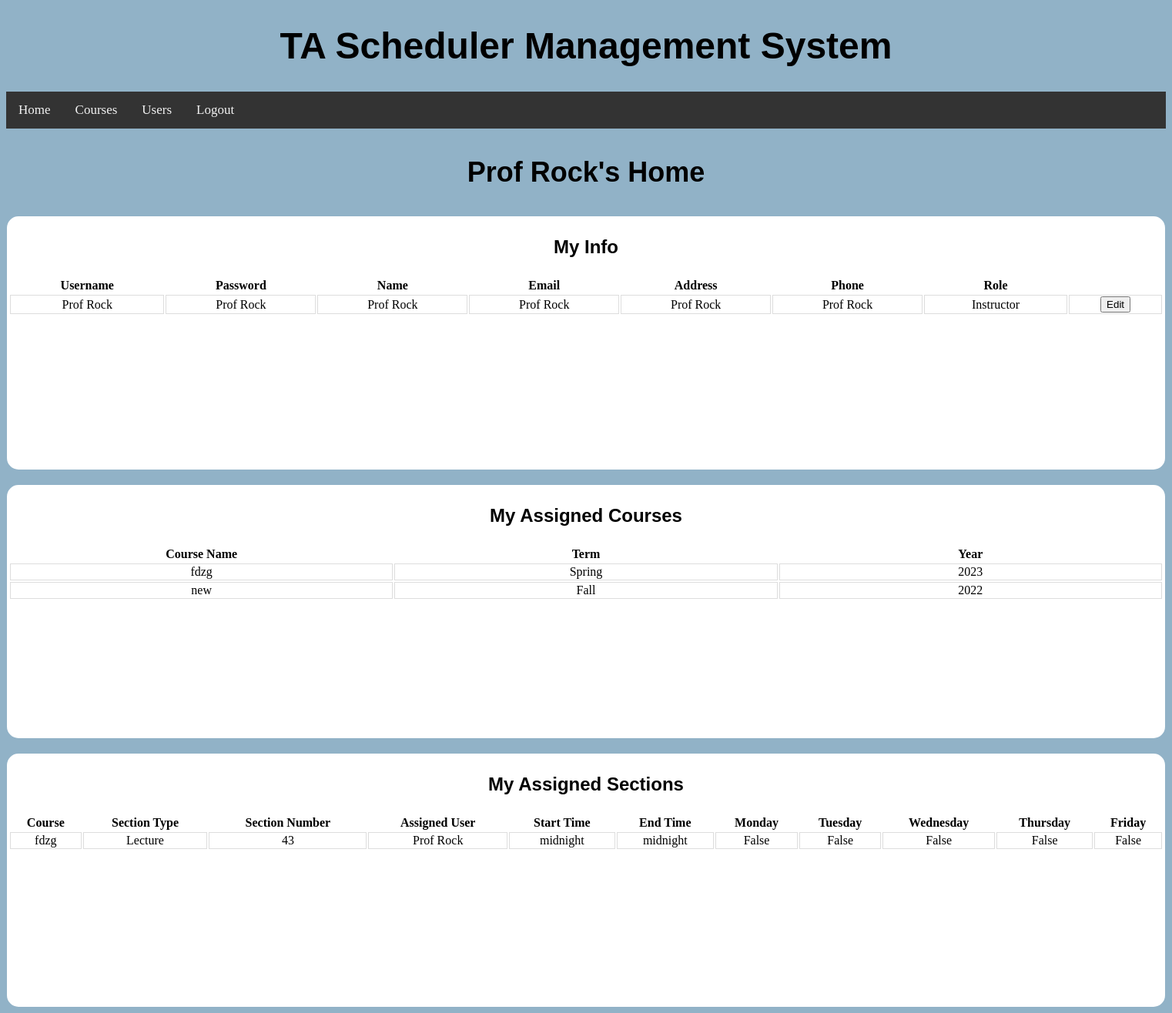
The page /home/ (signed in) on the database as committed earlier.
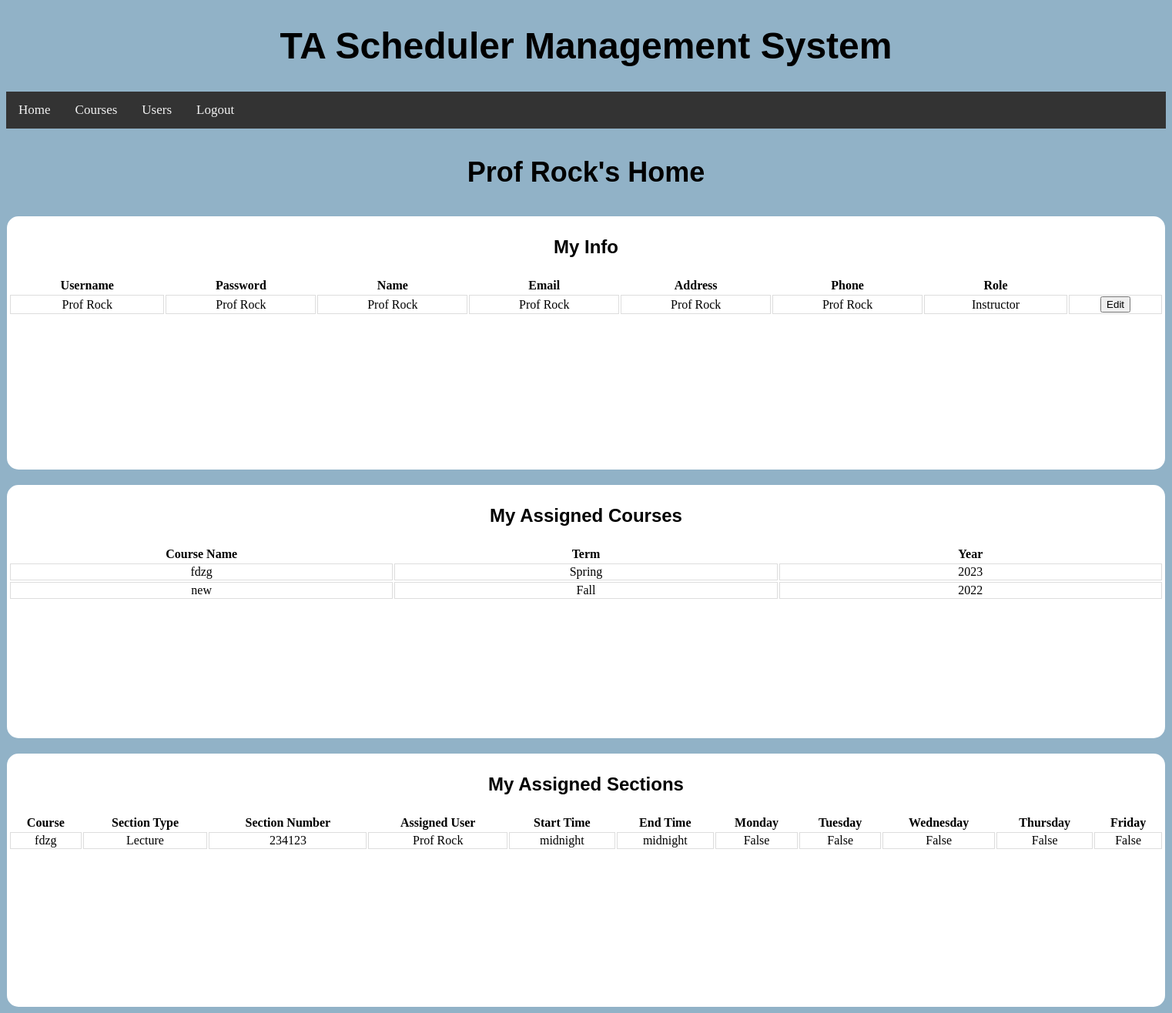
The same page on the database as committed later.
### BackendWork/models.py (models this page shows, shortened)
class MyUser(models.Model):
    ROLE_CHOICES = (('Teaching Assistant', 'TEACHING_ASSISTANT'), ('Instructor', 'INSTRUCTOR'), ('Admin', 'ADMIN'))
    username = models.CharField(max_length=20, unique=True)
    password = models.CharField(max_length=20)
    name = models.CharField(max_length=20)
    email = models.CharField(max_length=20)
    address = models.CharField(max_length=72)
    phone = models.CharField(max_length=10)
    role = models.CharField(max_length=30, choices=ROLE_CHOICES, default='Teaching Assistant')
    assignedClasses = models.ManyToManyField(ClassList, null=True, blank=True)
    def __str__(self):
        return self.username

class ClassList(models.Model):
    TERM_CHOICES = (('Summer', 'SUMMER'), ('Fall', 'FALL'), ('Winter', 'WINTER'), ('Spring', 'SPRING'))
    name = models.CharField(max_length=20, unique=True)
    term = models.CharField(max_length=30, choices=TERM_CHOICES, default='Fall')
    year = models.IntegerField(default=2022)
    def __str__(self):
        return self.name

class Section(models.Model):
    SCHEDULE_CHOICES = (('Sunday', 'SUNDAY'), ('Monday', 'MONDAY'), ('Tuesday', 'TUESDAY'), ('Wednesday', 'WEDNESDAY'), ('Thursday', 'THURSDAY'), ('Friday', 'FRIDAY'), ('Saturday', 'SATURDAY'))
    SECTION_TYPE_CHOICES = (('Discussion', 'DISCUSSION'), ('Lab', 'LAB'), ('Lecture', 'LECTURE'))
    Class = models.ForeignKey(ClassList, on_delete=models.SET_NULL, null=True)
    assignedUser = models.ForeignKey(MyUser, on_delete=models.SET_NULL, null=True, blank=True)
    sectionNumber = models.IntegerField(default=0)
    sectionType = models.CharField(max_length=30, choices=SECTION_TYPE_CHOICES, default='Discussion')
    monday = models.BooleanField(default=False)
    tuesday = models.BooleanField(default=False)
    wednesday = models.BooleanField(default=False)
    thursday = models.BooleanField(default=False)
    friday = models.BooleanField(default=False)
    startTime = models.TimeField(default=time(0,0,0))
    endTime = models.TimeField(default=time(0,0,0))

### BackendWork/views.py (the view, shortened to what this page needs)
# urls.py: 2. Add a URL to urlpatterns:  path('', Home.as_view(), name='home')
class Home(View):
    def get(self, request):
        try:
            request.session["user"]
        except:
            return redirect("/")
        return render(request, "home.html", {'sessionUser': MyUser.objects.get(username=request.session["user"]),
                                             'courses': MyUser.objects.get(
                                                 username=request.session["user"]).assignedClasses.all(),
                                             'sections': Section.objects.filter(
                                                 assignedUser=MyUser.objects.get(username=request.session["user"]))})

### templates/home.html (shortened to what this page needs)
<!DOCTYPE html>
{% load static %}
<html lang="en">
<head>
    <link rel="stylesheet" type="text/css" href="{% static 'css\home.css' %}"/>
</head>
<div class="navContainer">
    <header class="header">
        <h1><a>TA Scheduler Management System</a></h1>
    </header>
    <div class="navigation">
        <li><a href="/home/">Home</a></li>
        <li><a href="/courses/">Courses</a></li>
        <li><a href="/users/">Users</a></li>
        <li><a href="/">Logout</a></li>
    </div>
</div>
<body>
<p class="title">{{ sessionUser.username }}'s Home</p>
<div class="container">
    <p class=header>My Info</p>
    <div class="containerbox">
        <table>
            <tr>
                <th>Username</th>
                <th>Password</th>
                <th>Name</th>
                <th>Email</th>
                <th>Address</th>
                <th>Phone</th>
                <th>Role</th>
            </tr>
            <tr>
                {% if editing == "allowed" %}
                    <form action="" method="post">
                        {% csrf_token %}
                        <td><input name="username" placeholder="{{ sessionUser.username }}"></td>
                        <td><input name="password" placeholder="{{ sessionUser.password }}"></td>
                        <td><input name="name" placeholder="{{ sessionUser.name }}"></td>
                        <td><input name="email" placeholder="{{ sessionUser.email }}"></td>
                        <td><input name="address" placeholder="{{ sessionUser.address }}"></td>
                        <td><input name="phone" placeholder="{{ sessionUser.phone }}"></td>
                        <td>{{ sessionUser.role }}</td>
                        <td>
                            <button name="saveEditUser" value="{{ sessionUser.username }}">Save</button>
                    </form>
                    <td>
                        <a href="/home/">
                            <button>Cancel</button>
                        </a>
                        {% else %}
                    <td>{{ sessionUser.username }}</td>
                    <td>{{ sessionUser.password }}</td>
                    <td>{{ sessionUser.name }}</td>
                    <td>{{ sessionUser.email }}</td>
                    <td>{{ sessionUser.address }}</td>
                    <td>{{ sessionUser.phone }}</td>
                    <td>{{ sessionUser.role }}</td>
                    <form action="" method="post">
                        <td>
                            <button name="editUser" value="{{ sessionUser.username }}">Edit</button>
                        </td>
                    </form>
                {% endif %}
            </tr>
        </table>
    </div>
</div>
<div class="container">
    <p class=header>My Assigned Courses</p>
    <div class="containerbox">
        <table>
            <tr>
                <th>Course Name</th>
                <th>Term</th>
                <th>Year</th>
            </tr>
            {% for i in courses %}
                <tr>
                    <td class="items">{{ i.name }}</td>
                    <td class="items">{{ i.term }}</td>
                    <td class="items">{{ i.year }}</td>
                </tr>
            {% endfor %}
        </table>
    </div>
</div>
<div class="container">
    <p class=header>My Assigned Sections</p>
    <div class="containerbox">
        <table>
            <tr>
                <th>Course</th>
                <th>Section Type</th>
                <th>Section Number</th>
                <th>Assigned User</th>
                <th>Start Time</th>
                <th>End Time</th>
                <th>Monday</th>
                <th>Tuesday</th>
                <th>Wednesday</th>
                <th>Thursday</th>
                <th>Friday</th>
            </tr>
            {% for i in sections %}
                <tr>
                    <td>{{ i.Class }}</td>
                    <td>{{ i.sectionType }}</td>
                    <td>{{ i.sectionNumber }}</td>
                    <td>{{ i.assignedUser }}</td>
                    <td>{{ i.startTime }}</td>
                    <td>{{ i.endTime }}</td>
                    <td>{{ i.monday }}</td>
                    <td>{{ i.tuesday }}</td>
                    <td>{{ i.wednesday }}</td>
                    <td>{{ i.thursday }}</td>
                    <td>{{ i.friday }}</td>
                </tr>
            {% endfor %}
        </table>
    </div>
</div>
</body>
</html>

### TAScheduler/static/css/home.css (style rules this page uses)
html { background: rgb(145, 178, 199); }
.header { font-family: 'Ubuntu', sans-serif; font-weight: bold; font-size: 24px; text-align: center; }
.title { font-family: 'Ubuntu', sans-serif; font-weight: bold; font-size: 36px; text-align: center; }
.container { margin-top: 20px; margin-left: auto; margin-right: auto; width: 1500px; height: 325px; flex-direction: row; justify-content: center; align-items: center; border: 2px solid White; border-radius: 15px; background: white; text-align: center; }
.containerbox { display: grid; gap: 50px; }
.th, td { border-bottom: 1px solid #ddd; border-left: 1px solid #ddd; border-top: 1px solid #ddd; border-right: 1px solid #ddd; }
.items { width: 50px; }
.navigation { list-style-type: none; background-color: #333; position: sticky; width: 100%; overflow: auto; }
.navigation li a { float: left; color: #f2f2f2; text-align: center; padding: 14px 16px; text-decoration: none; font-size: 17px; background-color: #333; }

Rows that differ between the two databases and show on the page:
changed Section "Lecture": sectionNumber "43" → "234123"
